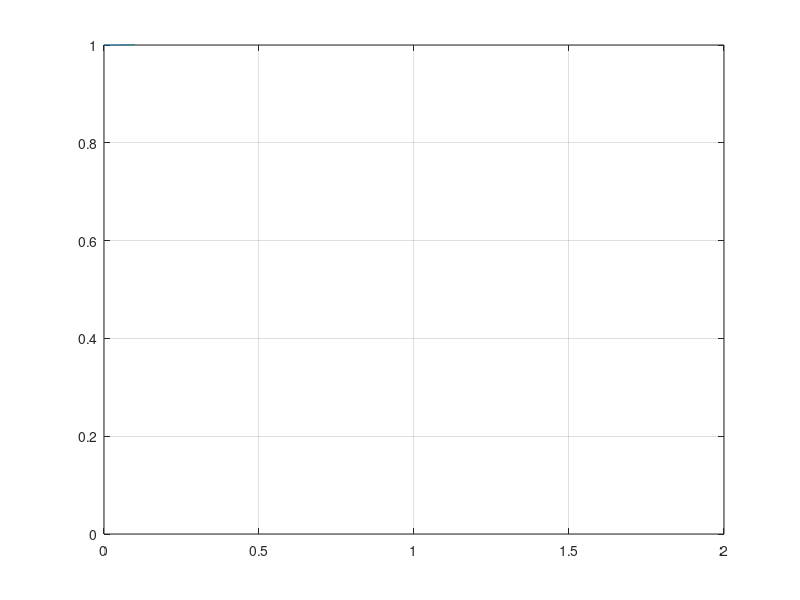

Write the MATLAB code that produced this figure.
%**********************************************************
% Fixpunktiteration
%**********************************************************
clear; clc; close all;

% Gleichungssystem wird auf zwei verschiedene Wege nach x aufgelöst, sodass
% zwei Funktionen entstehen x = F(x) und x = G(x)

n = 10; %Anzahl der Schritte
%Vektoren für numerische Lösung erstellen
x = zeros(1,n + 1);
Fx = zeros(1,n + 1);
Gx = zeros(1,n + 1);
%Startwert setzen
x(1) = 1.25;



% mit F(x)
%----------------------------------------
for k = 1 : n + 1 
    %F(x) berechnen
    Fx(k) = exp(cos(x(k))); %<-------F(X) DEFINIEREN
    %x(k+1) = F(x(k)) setzen (außer beim letzten Schritt)
    if k <= n, x(k+1) = Fx(k); end;
end
k = 0 : 1 : n;
tab = [k' x' Fx'];
disp('Fixpunktiteration mit F(x)')
disp('k         x         F(x)');
disp(num2str(tab,'%10.5f')); disp(' ');

% mit G(x)
%---------------------------------------- 
for k = 1 : n + 1 
    %G(x) berechnen
    Gx(k) = acos(log(x(k))); %<-------G(X) DEFINIEREN
    %x(k+1) = G(x(k)) setzen (außer beim letzten Schritt)
    if k <= n, x(k+1) = Gx(k); end;
end
k = 0 : 1 : n;
tab = [k' x' Gx'];
disp('Fixpunktiteration mit G(x)')
disp(' k         x         G(x)');
disp(num2str(tab,'%10.5f')); disp(' ');

% Plot 
x = 0:1e-4:2;
y1 = exp(x.^3);
y2 = exp(x+1)-1/3;
plot(x,y1,x,y2);
axis([ 0, 2, 0, 1]);
grid on;